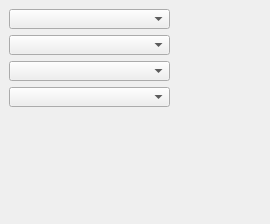
<?xml version="1.0" encoding="UTF-8"?>
<ui version="4.0">
 <class>frmComboBox</class>
 <widget class="QWidget" name="frmComboBox">
  <property name="geometry">
   <rect>
    <x>0</x>
    <y>0</y>
    <width>270</width>
    <height>224</height>
   </rect>
  </property>
  <property name="windowTitle">
   <string>frmComboBox</string>
  </property>
  <widget class="ComboBox" name="cbox1">
   <property name="geometry">
    <rect>
     <x>9</x>
     <y>9</y>
     <width>161</width>
     <height>20</height>
    </rect>
   </property>
  </widget>
  <widget class="ComboBox" name="cbox2">
   <property name="geometry">
    <rect>
     <x>9</x>
     <y>35</y>
     <width>161</width>
     <height>20</height>
    </rect>
   </property>
  </widget>
  <widget class="ColorComboBox" name="cbox3">
   <property name="geometry">
    <rect>
     <x>9</x>
     <y>61</y>
     <width>161</width>
     <height>20</height>
    </rect>
   </property>
  </widget>
  <widget class="ColorComboBox" name="cbox4">
   <property name="geometry">
    <rect>
     <x>9</x>
     <y>87</y>
     <width>161</width>
     <height>20</height>
    </rect>
   </property>
  </widget>
 </widget>
 <layoutdefault spacing="6" margin="11"/>
 <customwidgets>
  <customwidget>
   <class>ComboBox</class>
   <extends>QComboBox</extends>
   <header>combobox.h</header>
  </customwidget>
  <customwidget>
   <class>ColorComboBox</class>
   <extends>QComboBox</extends>
   <header>colorcombobox.h</header>
  </customwidget>
 </customwidgets>
 <resources/>
 <connections/>
</ui>
